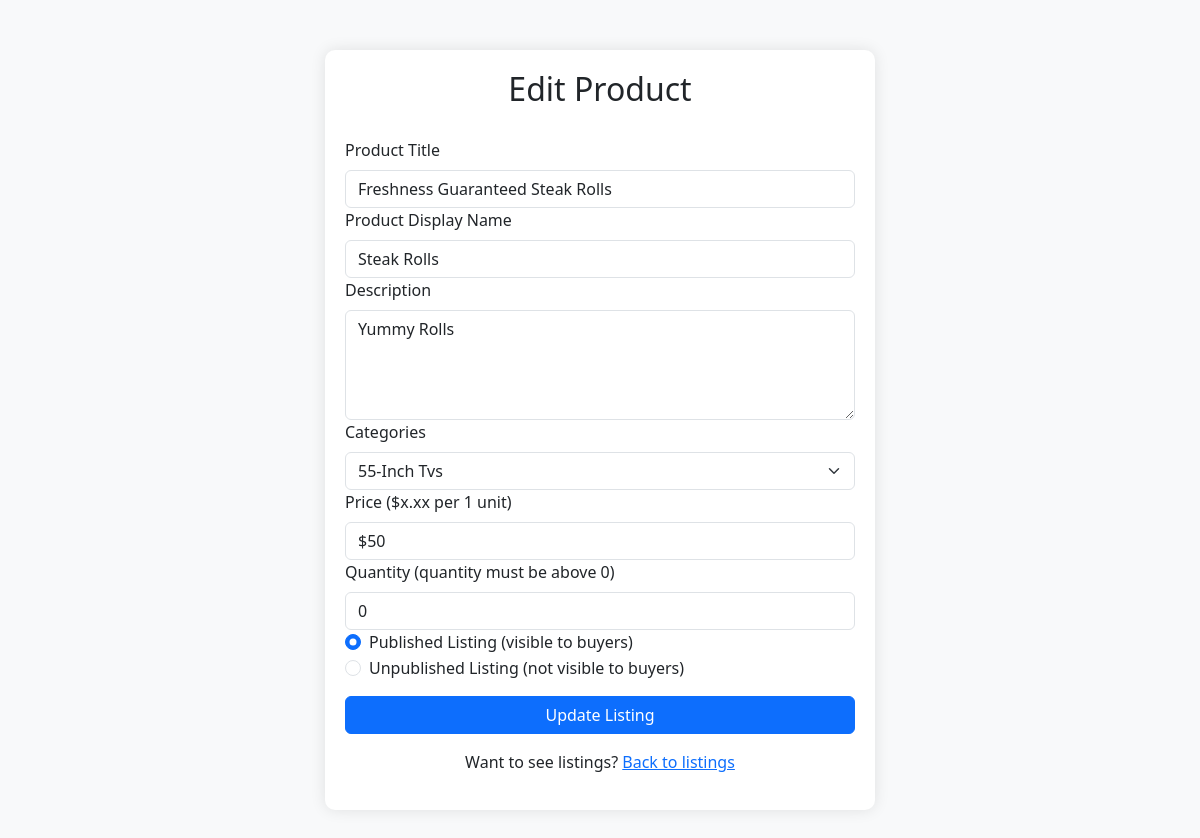
Page /editProductListing?productID=747 (signed in) on the earlier database version.
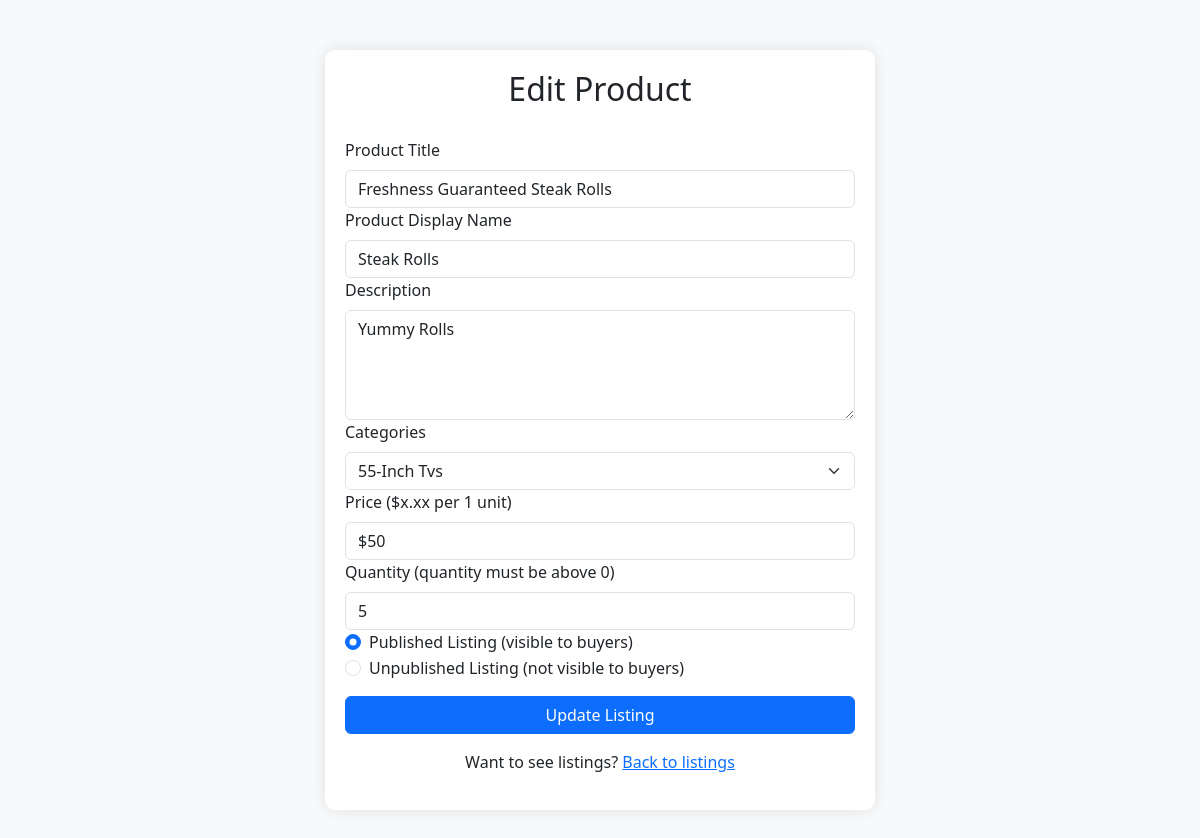
Same page on the later database version.
### tables this page shows
CREATE TABLE ProductListings (
            seller_email TEXT,
            listing_id INTEGER,
            category TEXT NOT NULL,
            product_title TEXT NOT NULL,
            product_name TEXT NOT NULL,
            product_description TEXT NOT NULL,
            quantity INTEGER NOT NULL,
            product_price INTEGER NOT NULL,
            status INTEGER NOT NULL,
            PRIMARY KEY (seller_email, listing_id),
            FOREIGN KEY (seller_email) REFERENCES Sellers (email) ON UPDATE CASCADE,
            FOREIGN KEY (category) REFERENCES Categories (category_name)
        );

### V1/nittany-business/app.py (the view, shortened to what this page needs)
@app.route('/editProductListing', methods=['GET', 'POST'])
def editProductListing():
    categories = []
    message = ""
    success = None
    user = session['user']
    sellerEmail = user['id']
    productData = {}
    listingID = session.get('productID')
    if not listingID:
        listingID = request.args.get('productID')
        if listingID:
            session['productID'] = listingID
    if request.method == "GET":
        try:
            listingID = request.args.get('productID')
            session['productID'] = listingID
            connection = sql.connect(DATABASE)
            cursor = connection.cursor()
            cursor.execute('''SELECT * FROM ProductListings WHERE Listing_ID = ? AND Seller_Email = ?''', (listingID, sellerEmail))
            product = cursor.fetchone()
            if product:
                productData = {
                                'productTitle': product[3],
                                'productName': product[4],
                                'description': product[5],
                                'productCategory': product[2],
                                'price': product[7],
                                'quantity': product[6],
                                'status': product[8]
                            }
            cursor.execute('''SELECT category_name FROM Categories;''')
            categories = [row[0] for row in cursor.fetchall()]
            connection.close()
        except Exception as e:
            print(e)
        finally:
            if connection:
                connection.close()
    return render_template('editProductListing.html', message=message, success=success, categories=categories, productData=productData, user=user)

### V1/nittany-business/templates/editProductListing.html (shortened to what this page needs)
<!DOCTYPE html>
<html lang="en">
<head>
    <link href="https://cdn.jsdelivr.net/npm/bootstrap@5.3.0/dist/css/bootstrap.min.css" rel="stylesheet">
    <link rel="stylesheet" href="{{ url_for('static', filename='css/styles.css') }}">
</head>
<body>
    <div class="container">
        <div class="register-container">
            <div class="logo">
                <h2>Edit Product</h2>
            </div>
            <form method="POST" action="{{ url_for('editProductListing') }}">
                <div class="mb-3">
                    <label for="productTitle" class="form-label">Product Title</label>
                    <input type="text" class="form-control" id="productTitle" name="productTitle" value="{{ productData['productTitle'] }}" required>
                    <label for="productName" class="form-label">Product Display Name</label>
                    <input type="text" class="form-control" id="productname" name="productName" value="{{ productData['productName'] }}" required>
                    <label for="description" class="form-label">Description</label>
                    <textarea class="form-control" id="description" name="description" rows="4" required>{{ productData['description'] }}</textarea>
                    <label for="category" class="form-label">Categories</label>
                    <select class="form-select" name="category" id="category">
                        <option value="{{ productData['productCategory'] }}"
                        {% for category in categories %}
                        <option value="{{ category }}" {% if category == selected_category %}selected{% endif %}>
                            {{ category }}
                        </option>
                        {% endfor %}
                    </select>
                    <label for="price" class="form-label" >Price ($x.xx per 1 unit)</label>
                    <input type="text" class="form-control" id="price" name="price" pattern="^\d+(\.\d{1,2})?$" value="{{ productData['price'] }}"required>
                    <label for="quantity" class="form-label">Quantity (quantity must be above 0)</label>
                    <input type="text" class="form-control" id="quantity" name="quantity" pattern="^(?!0$)\d+$" value="{{ productData['quantity'] }}" required>
                    <div class="form-check">
                        <input class="form-check-input" type="radio" name="active" id="published" value="active" checked>
                        <label class="form-check-label" for="published">
                            Published Listing (visible to buyers)
                        </label>
                    </div>
                    <div class="form-check">
                        <input class="form-check-input" type="radio" name="active" id="unpublished" value="inactive">
                        <label class="form-check-label" for="unpublished">
                            Unpublished Listing (not visible to buyers)
                        </label>
                    </div>
                </div>
                <button type="submit" class="btn btn-primary w-100">Update Listing</button>
            </form>
            <div class="mt-3 text-center">
                <p>Want to see listings? <a href="{{ url_for('productListings') }}">Back to listings</a></p>
            </div>
        </div>
    </div>
</body>
</html>

Differences in the rows shown:
changed ProductListings "Freshness Guaranteed Steak Rolls": quantity "0" → "5"
